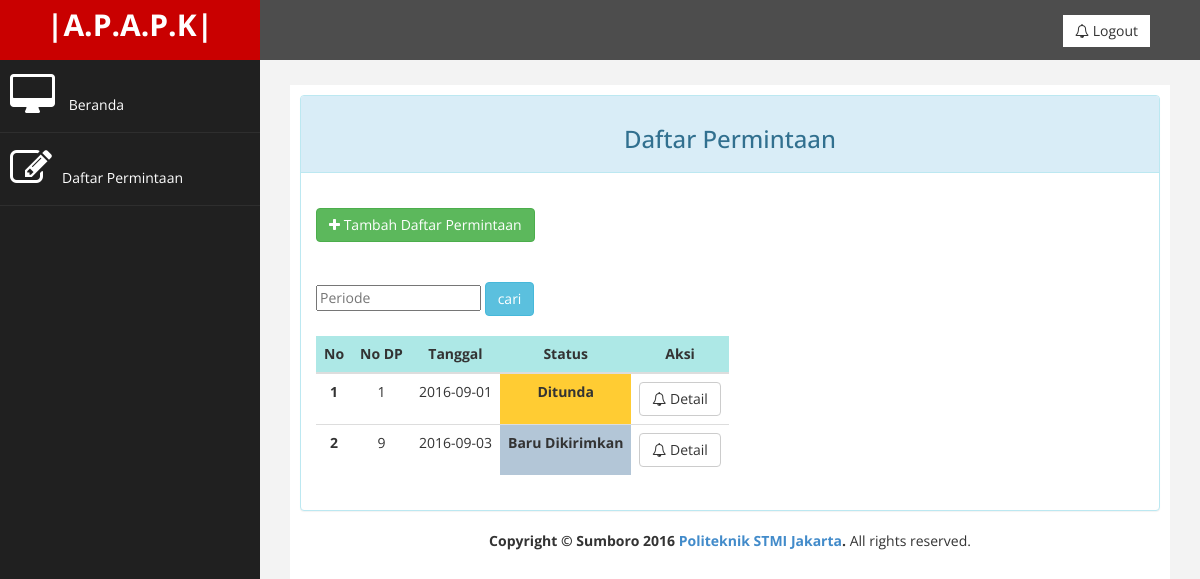
Page /index.php?halaman=datandpuser (signed in) on the committed database.
### tables this page shows
CREATE TABLE IF NOT EXISTS `dp` (
  `ndp` int(10) NOT NULL AUTO_INCREMENT,
  `tgl` date NOT NULL,
  `status` varchar(15) NOT NULL,
  PRIMARY KEY (`ndp`)
);

### datandpuser.php (the view, shortened to what this page needs)
<?php
$no=0;
?>
<div class="row">
                <div class="col-md-12">
                    <div class="panel panel-info">
                        <div class="panel-heading" align="center">
                             <h3>Daftar Permintaan </h3>
                        </div>
                        <div class="panel-body">
                        <br><a href="index.php?halaman=tambahndp" class="btn btn-success"><i class="fa fa-plus"></i> Tambah Daftar Permintaan</a>
						                <div class="table-responsive">
<form name="form1" method="post" action="">
    <input type="text" name="tcari" id="tcari" placeholder="Periode">
    <input type="submit" name="button" id="button" value="cari" class="btn btn-info">
                            <div class="table-responsive"><br>
<table class="table table-hover" id="dataTables-example">
    <thead>
        <tr bgcolor="#ADE8E6">
			<th>No</th>
            <th>No DP</th>
            <th>Tanggal</th>
			<th>Status</th>
            <th>Aksi</th>
        </tr>
    </thead>
    <tbody>
        <?php
        if(isset($_POST['button'])){
            $tcari=$_POST['tcari'];
            $us = mysql_query("SELECT * FROM dp WHERE ndp LIKE '%$tcari%' or tgl LIKE '%$tcari%'");
        }else{
            $us = mysql_query("SELECT * FROM dp order by ndp asc");
        }
        while($data=mysql_fetch_array($us))
        {
			$no++;
        ?>
        <tr align="center">
			<td><b><?php echo $no ; ?></b></td>
            <td><?php echo $data['ndp'] ?></td>
            <td><?php echo $data['tgl'] ?></td>
			<?php if($data['status'] == "Diterima") {echo "<td align='center' bgcolor='#66ff66'><strong>Diterima</strong></td>";}
												else if($data['status'] == "Dibatalkan") {echo "<td align='center' bgcolor='#33CCFF'><strong>Dibatalkan</strong></td>";}
												else if($data['status'] == "Ditunda") {echo "<td align='center' bgcolor='#FFCC33'><strong>Ditunda</strong></td>";}
												else if($data['status'] == "Baru Dikirimkan") {echo "<td align='center' bgcolor='#b3c6d7'><strong>Baru Dikirimkan</strong></td>";} ?>
            <td>
                <a href="index.php?halaman=datadpuser&id=<?php echo $data['ndp'] ;?>" class="btn btn-default"><i class="fa fa-bell-o"></i> Detail</a>
            </td>
        </tr>
        <?php
    }
    ?>
    </tbody>
</table>
</form>
</div>
                        </div>
                    </div>
                </div>
            </div>

### assets/css/custom.css (style rules this page uses)
body { font-family: 'Open Sans', sans-serif; }

### rows in the picture
dp: ndp "1", tgl "2016-09-01", status "Ditunda"
dp: ndp "9", tgl "2016-09-03", status "Baru Dikirimkan"
